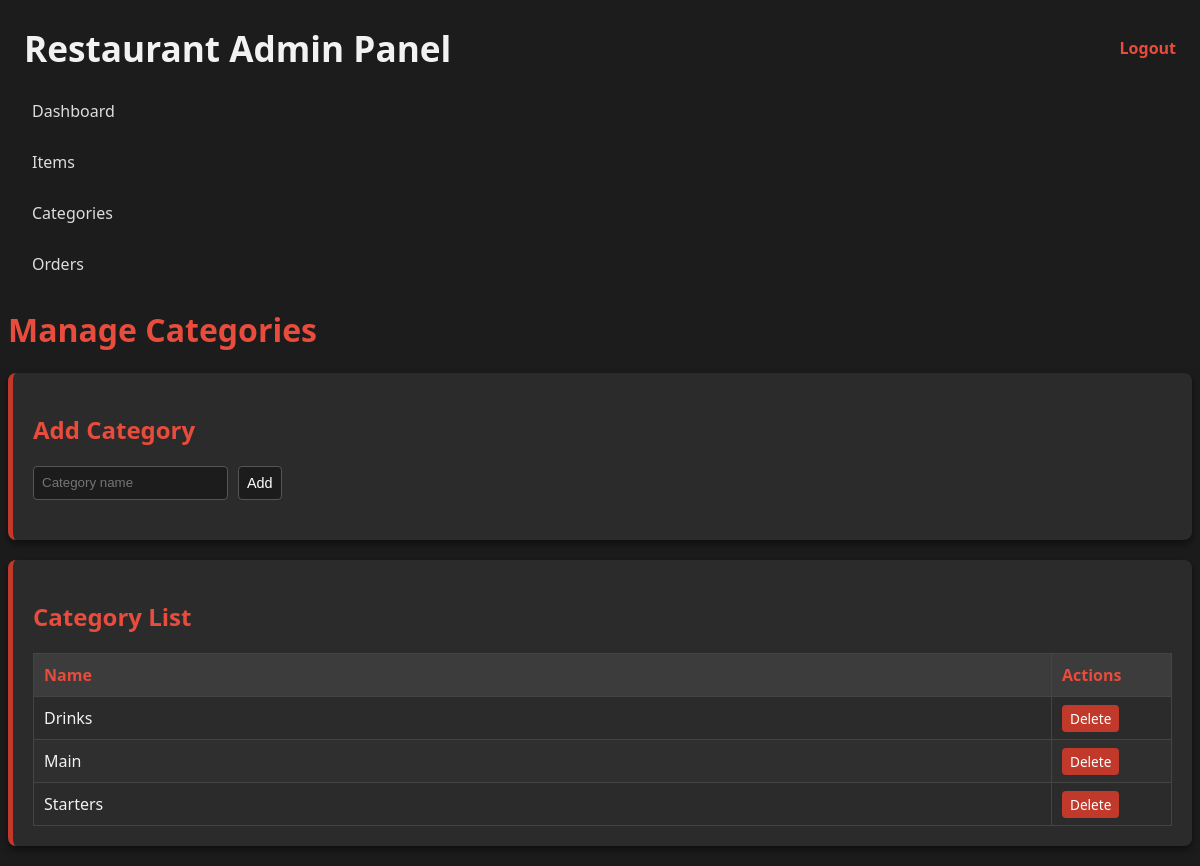
/public/admin/index.php?page=categories (signed in), run on an earlier commit of the app's database.
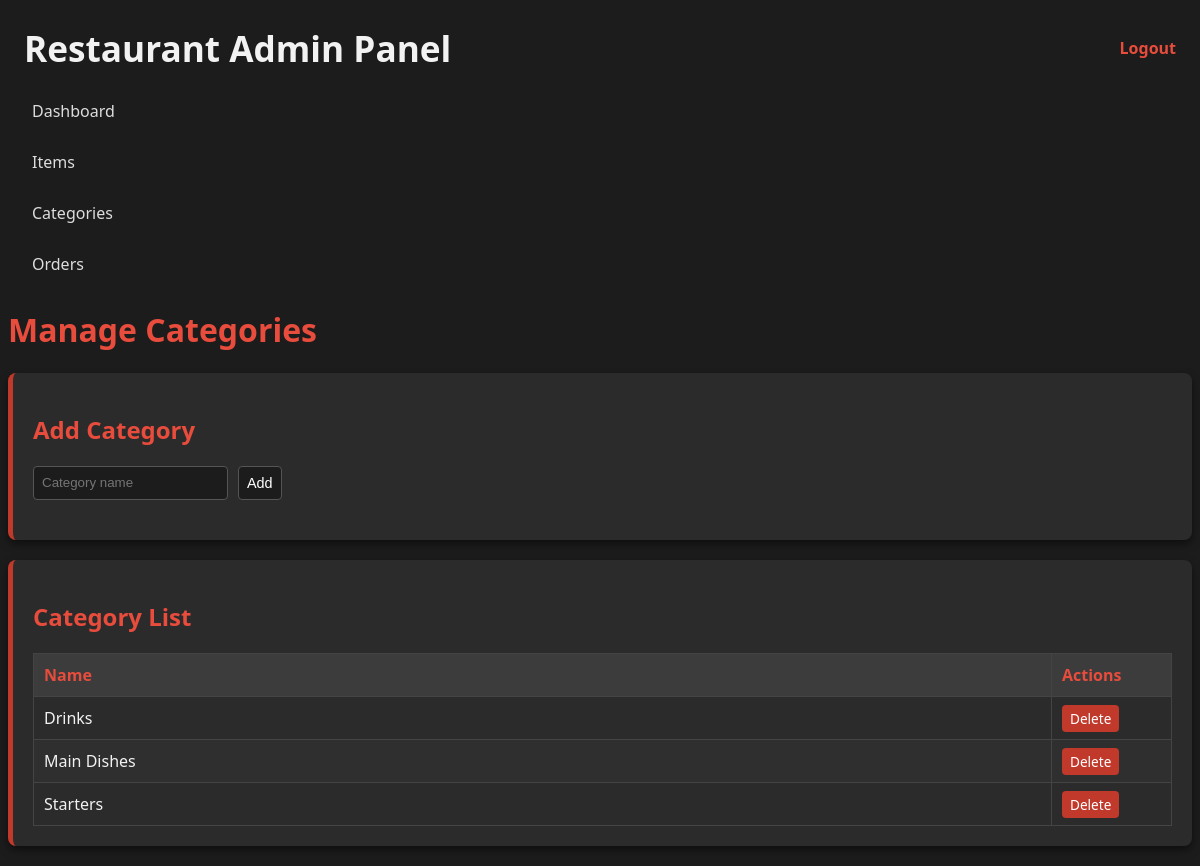
And on a later commit of the database.
### tables this page shows
CREATE TABLE categories (
    id INTEGER PRIMARY KEY AUTOINCREMENT,
    name TEXT NOT NULL
);

### public/admin/index.php (called while the page is built, shortened)
<?php
require __DIR__ . '/includes/header.php';
require __DIR__ . '/includes/sidebar.php';
$page = $_GET['page'] ?? 'dashboard';
require __DIR__ . "/$page.php";

### public/admin/categories.php (the view, shortened to what this page needs)
<?php
require __DIR__ . "/../../src/database.php";
$cats = $pdo->query("SELECT * FROM categories ORDER BY id DESC")->fetchAll(PDO::FETCH_ASSOC);
?>
<div class="main-content">
    <h1 class="page-title">Manage Categories</h1>
    <div class="card">
        <h2>Add Category</h2>
        <form method="POST" class="form-grid">
            <input type="text" name="name" placeholder="Category name" required>
            <button type="submit" name="create" class="btn-primary">Add</button>
        </form>
    </div>
    <div class="card">
        <h2>Category List</h2>
        <table class="table">
            <thead>
                <tr>
                    <th>Name</th>
                    <th style="width:120px;">Actions</th>
                </tr>
            </thead>
            <tbody>
            <?php foreach ($cats as $c): ?>
                <tr>
                    <td><?= htmlspecialchars($c['name']) ?></td>
                    <td>
                        <a href="index.php?page=categories&delete=<?= $c['id'] ?>" onclick="return confirm('Delete category?')" class="btn-danger-small">Delete</a>
                    </td>
                </tr>
            <?php endforeach; ?>
            </tbody>
        </table>
    </div>
</div>

What changed in the data, as far as the page shows it:
changed categories: name "Main" → "Main Dishes"
